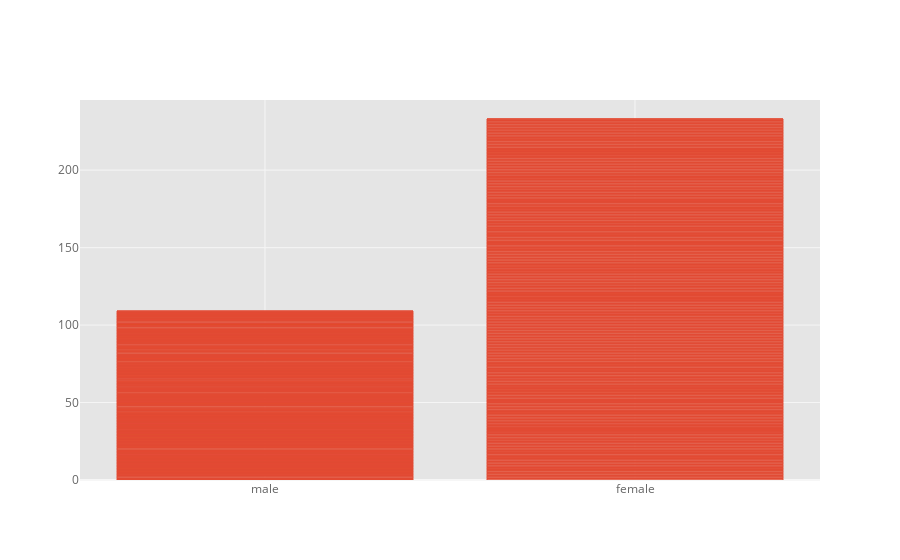

Notebook code for this chart:
### Code cell
titanic.iplot(x = 'sex', y = 'survived', kind = 'bar')

### Figure 1 — Plotly figure (JSON) as saved in the notebook; plotly's stock layout.template omitted (floating-point values rounded to 4 significant figures; data arrays with more than 128 entries replaced by an {"elided": "..."} marker saying what was removed)
{"data": [{"marker": {"color": "rgba(226, 74, 51, 0.6)", "line": {"color": "rgba(226, 74, 51, 1.0)", "width": 1}}, "name": "survived", "orientation": "v", "text": "", "type": "bar", "x": {"elided": "891 str values"}, "y": {"elided": "891 int values"}}], "layout": {"legend": {"bgcolor": "#FFFFFF", "font": {"color": "#666666"}}, "paper_bgcolor": "#FFFFFF", "plot_bgcolor": "#E5E5E5", "title": {"font": {"color": "#151516"}}, "xaxis": {"gridcolor": "#F6F6F6", "showgrid": true, "tickfont": {"color": "#666666"}, "title": {"font": {"color": "#666666"}, "text": ""}, "zerolinecolor": "#F6F6F6"}, "yaxis": {"gridcolor": "#F6F6F6", "showgrid": true, "tickfont": {"color": "#666666"}, "title": {"font": {"color": "#666666"}, "text": ""}, "zerolinecolor": "#F6F6F6"}}}
